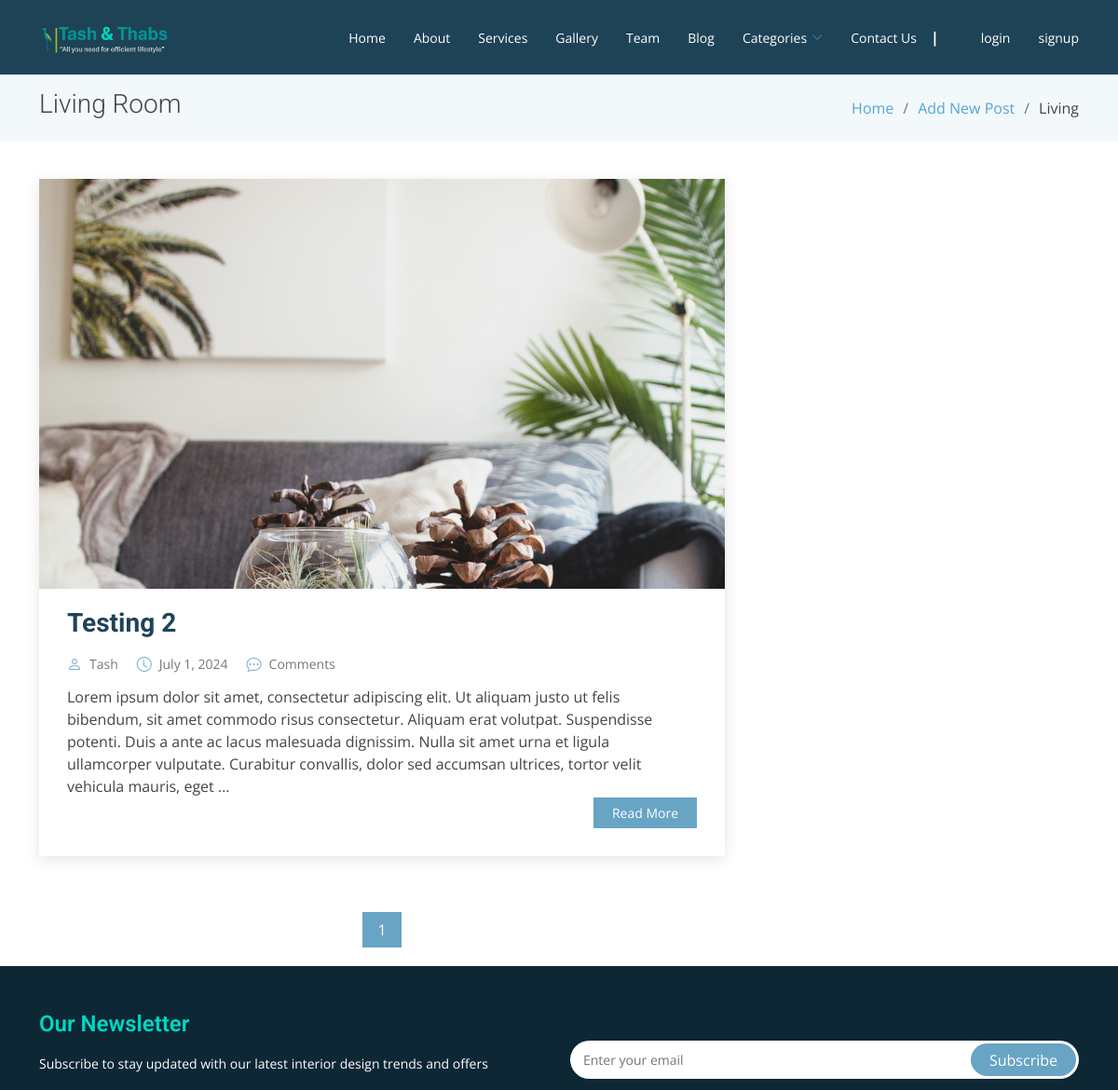
/blog/living/ (upper part), run on an earlier commit of the app's database.
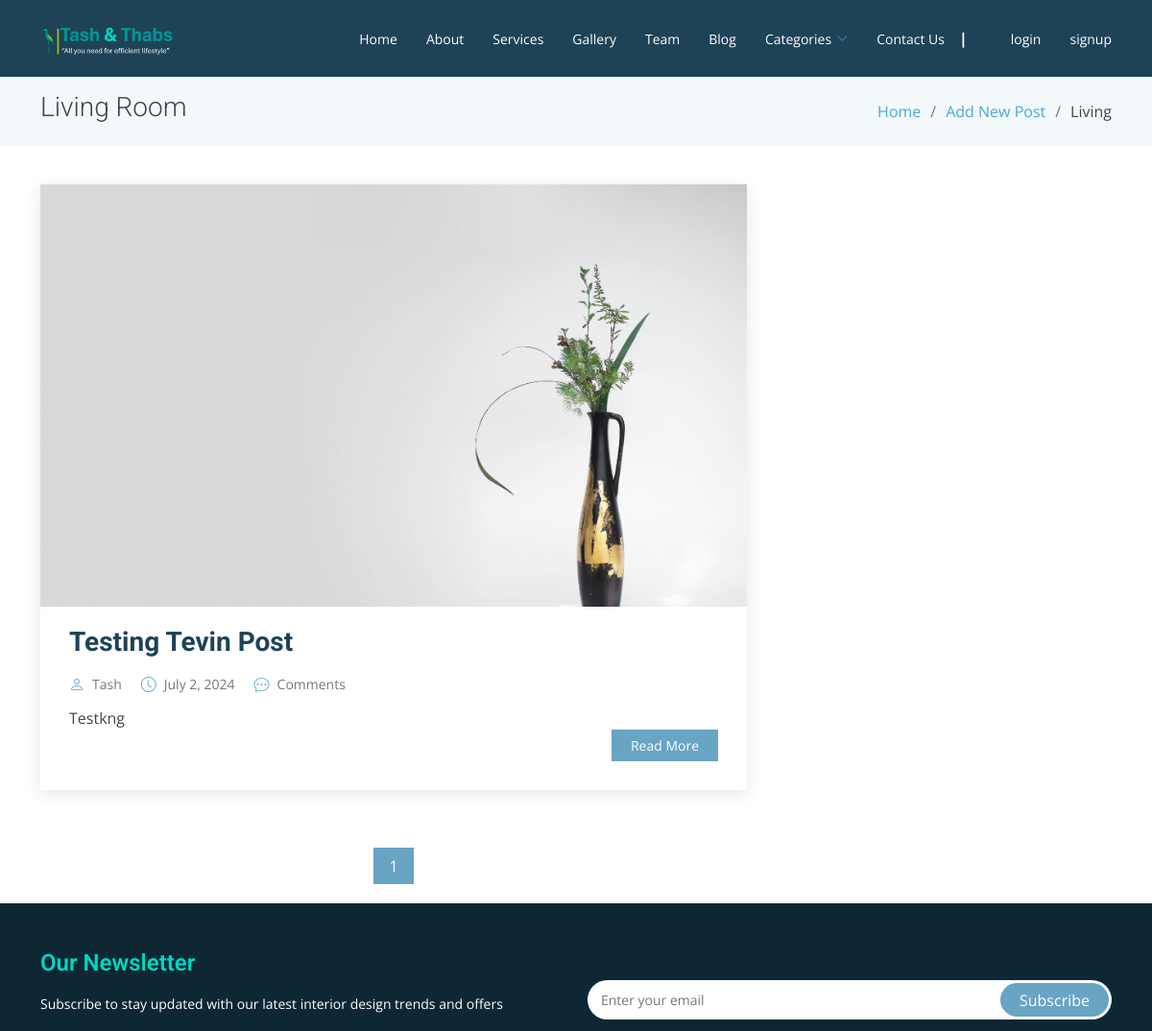
And on a later commit of the database.
### blog/models.py (models this page shows)
class Article(models.Model):
    title = models.CharField(max_length=255)
    content = HTMLField()
    date = models.DateField(auto_now_add=True)
    author = models.ForeignKey(User, on_delete=models.CASCADE)
    living = models.BooleanField(default=False)
    bedroom = models.BooleanField(default=False)
    kitchen = models.BooleanField(default=False)
    bathroom = models.BooleanField(default=False)
    outdoor = models.BooleanField(default=False)
    office = models.BooleanField(default=False)
    likes = models.ManyToManyField(User, related_name='likes', blank=True)
    image = models.ImageField(upload_to='images/', blank=True, null=True)

### blog/views.py (the view)
# urls.py: path('living/', LivingRoomPosts.as_view(), name='living'),
class LivingRoomPosts(ListView):
    model = Article
    queryset = Article.objects.filter(living=True).order_by('-date')
    template_name = 'blog/blog_living.html'
    paginate_by = 4
    def get_context_data(self, **kwargs):
        context = super().get_context_data(**kwargs)
        context['living_count'] = self.get_queryset().count()
        return context

### blog/templates/blog/blog_living.html (shortened to what this page needs)
  {% extends 'base.html' %}
  {% load static %}
  {% load tz %}
  {% block content %}
  <main id="main">
      <section class="breadcrumbs">
        <div class="container">
          <div class="d-flex justify-content-between align-items-center">
            <h2>Living Room</h2>
            <ol>
              <li><a href="{% url 'home' %}">Home</a></li>
              <li><a href="{% url 'create_article' %}">Add New Post</a></li>
              <li>Living</li>
            </ol>
          </div>
        </div>
      </section>
      <section id="blog" class="blog">
        <div class="container" data-aos="fade-up">
          <div class="row">
            <div class="col-lg-8 entries">
              {% for object in object_list %}
                  <article class="entry">
                      {% if object.image %}
                          <div class="entry-img">
                              <img src="{{ object.image.url }}" alt="{{ object.title }}" class="img-fluid">
                          </div>
                      {% endif %}
                      <h2 class="entry-title">
                      <a>{{ object.title }}</a>
                      </h2>
                      <div class="entry-meta">
                          <ul>
                              <li class="d-flex align-items-center"><i class="bi bi-person"></i> <a href="#">{{ object.author.username }}</a></li>
                              <li class="d-flex align-items-center"><i class="bi bi-clock"></i> <a href="#"><time datetime="2020-01-01">{{ object.date }}</time></a></li>
                              <li class="d-flex align-items-center"><i class="bi bi-chat-dots"></i> <a href="#">{{ comment_count }} Comments</a></li>
                          </ul>
                      </div>
                      <div class="entry-content">
                        {{ object.content|truncatewords_html:50|safe }}
                      <div class="read-more">
                          <a href="{% url 'detail_article' object.id %}">Read More</a>
                      </div>
                      </div>
                  </article>
              {% endfor %}
              <div class="blog-pagination">
                <ul class="justify-content-center">
                  {% for num in page_obj.paginator.page_range %}
                      {% if page_obj.number == 1 %}
                          {% if num <= 3 %}
                              {% if page_obj.number == num %}
                                  <li class="active"><a href="?page={{ num }}">{{ num }}</a></li>
                              {% else %}
                                  <li><a href="?page={{ num }}">{{ num }}</a></li>
                              {% endif %}
                          {% endif %}
                      {% endif %}
                  {% endfor %}
              </ul>
              </div>
            </div>
                 </section>
               </main>
             {% endblock %}

What changed in the data, as far as the page shows it:
removed Article: image (picture), title "Testing 2", author.username "Tash", date "July 1, 2024", content "Lorem ipsum dolor sit amet, consectetur adipiscing elit. Ut aliquam justo ut felis bibendum, sit amet commodo risus consectetur. Aliquam erat volutpat. Suspendisse potenti. Duis a ante ac lacus malesuada dignissim. Nulla sit amet urna et ligula ullamcorper vulputate. Curabitur convallis, dolor sed accumsan ultrices, tortor velit vehicula mauris, eget …"
added Article: image (picture), title "Testing Tevin Post", author.username "Tash", date "July 2, 2024", content "Testkng"
